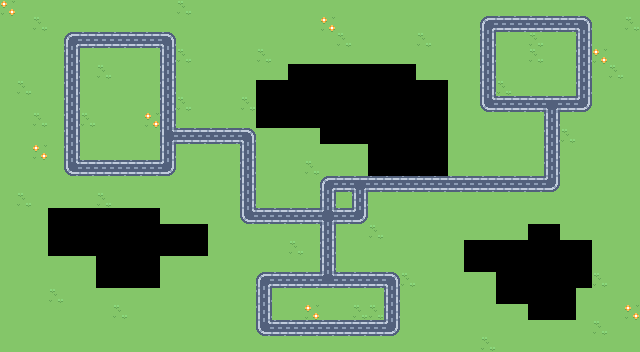

Below is a game level as drawn by its tile map, then a one-line description and the .tmx that defines it (tile-layer data replaced by summaries):
An orthogonal 40x22 tile map with 16x16 px tiles, 2 tile layers (Background, Roads) and 203 objects (146x Pond, 50x Building, 5x Tree, 2x Vehicle).

<map version="1.10" tiledversion="1.11.1" orientation="orthogonal" renderorder="right-down" width="40" height="22" tilewidth="16" tileheight="16" infinite="0" nextlayerid="8" nextobjectid="219">
 <tileset firstgid="1" source="tilemap_packed.tsx" />
 <layer id="1" name="Background" width="40" height="22">
  <data>[880 cells, 751 non-empty, 3 distinct tile ids]</data>
 </layer>
 <layer id="3" name="Roads" width="40" height="22">
  <data>[880 cells, 113 non-empty, 10 distinct tile ids]</data>
 </layer>
 <objectgroup id="6" name="Ponds">
  <object id="71" name="Water" type="Pond" gid="21" x="144" y="224" width="16" height="16" />
  <object id="72" name="Water" type="Pond" gid="20" x="64" y="224" width="16" height="16" />
  <object id="73" name="Water" type="Pond" gid="20" x="128" y="224" width="16" height="16" />
  <object id="74" name="Water" type="Pond" gid="20" x="112" y="224" width="16" height="16" />
  <object id="75" name="Water" type="Pond" gid="20" x="112" y="224" width="16" height="16" />
  <object id="76" name="Water" type="Pond" gid="20" x="96" y="224" width="16" height="16" />
  <object id="77" name="Water" type="Pond" gid="20" x="80" y="224" width="16" height="16" />
  <object id="79" name="Water" type="Pond" gid="19" x="48" y="224" width="16" height="16" />
  <object id="80" name="Water" type="Pond" gid="37" x="48" y="240" width="16" height="16" />
  <object id="81" name="Water" type="Pond" gid="55" x="48" y="256" width="16" height="16" />
  <object id="82" name="Water" type="Pond" gid="56" x="64" y="256" width="16" height="16" />
  <object id="83" name="Water" type="Pond" gid="56" x="80" y="256" width="16" height="16" />
  <object id="84" name="Water" type="Pond" gid="93" x="96" y="256" width="16" height="16" />
  <object id="85" name="Water" type="Pond" gid="37" x="96" y="272" width="16" height="16" />
  <object id="86" name="Water" type="Pond" gid="55" x="96" y="288" width="16" height="16" />
  <object id="87" name="Water" type="Pond" gid="56" x="112" y="288" width="16" height="16" />
  <object id="88" name="Water" type="Pond" gid="56" x="128" y="288" width="16" height="16" />
  <object id="89" name="Water" type="Pond" gid="57" x="144" y="288" width="16" height="16" />
  <object id="90" name="Water" type="Pond" gid="39" x="144" y="272" width="16" height="16" />
  <object id="91" name="Water" type="Pond" gid="93" x="144" y="256" width="16" height="16" />
  <object id="92" name="Water" type="Pond" gid="94" x="96" y="256" width="16" height="16" />
  <object id="93" name="Water" type="Pond" gid="56" x="160" y="256" width="16" height="16" />
  <object id="94" name="Water" type="Pond" gid="56" x="176" y="256" width="16" height="16" />
  <object id="95" name="Water" type="Pond" gid="57" x="192" y="256" width="16" height="16" />
  <object id="96" name="Water" type="Pond" gid="21" x="192" y="240" width="16" height="16" />
  <object id="97" name="Water" type="Pond" gid="20" x="176" y="240" width="16" height="16" />
  <object id="98" name="Water" type="Pond" gid="20" x="160" y="240" width="16" height="16" />
  <object id="99" name="Water" type="Pond" gid="92" x="144" y="240" width="16" height="16" />
  <object id="100" name="Water" type="Pond" gid="38" x="128" y="256" width="16" height="16" />
  <object id="101" name="Water" type="Pond" gid="38" x="112" y="256" width="16" height="16" />
  <object id="102" name="Water" type="Pond" gid="38" x="112" y="272" width="16" height="16" />
  <object id="103" name="Water" type="Pond" gid="38" x="128" y="272" width="16" height="16" />
  <object id="104" name="Water" type="Pond" gid="38" x="128" y="240" width="16" height="16" />
  <object id="105" name="Water" type="Pond" gid="38" x="112" y="240" width="16" height="16" />
  <object id="106" name="Water" type="Pond" gid="38" x="96" y="240" width="16" height="16" />
  <object id="107" name="Water" type="Pond" gid="38" x="80" y="240" width="16" height="16" />
  <object id="108" name="Water" type="Pond" gid="38" x="64" y="240" width="16" height="16" />
  <object id="109" name="Water" type="Pond" gid="19" x="288" y="80" width="16" height="16" />
  <object id="110" name="Water" type="Pond" gid="91" x="288" y="96" width="16" height="16" />
  <object id="111" name="Water" type="Pond" gid="20" x="272" y="96" width="16" height="16" />
  <object id="112" name="Water" type="Pond" gid="19" x="368" y="96" width="16" height="16" />
  <object id="113" name="Water" type="Pond" gid="37" x="256" y="112" width="16" height="16" />
  <object id="114" name="Water" type="Pond" gid="55" x="256" y="128" width="16" height="16" />
  <object id="115" name="Water" type="Pond" gid="56" x="272" y="128" width="16" height="16" />
  <object id="116" name="Water" type="Pond" gid="56" x="288" y="128" width="16" height="16" />
  <object id="117" name="Water" type="Pond" gid="56" x="304" y="128" width="16" height="16" />
  <object id="118" name="Water" type="Pond" gid="94" x="320" y="128" width="16" height="16" />
  <object id="119" name="Water" type="Pond" gid="55" x="320" y="144" width="16" height="16" />
  <object id="120" name="Water" type="Pond" gid="56" x="336" y="144" width="16" height="16" />
  <object id="121" name="Water" type="Pond" gid="56" x="352" y="144" width="16" height="16" />
  <object id="122" name="Water" type="Pond" gid="94" x="368" y="144" width="16" height="16" />
  <object id="123" name="Water" type="Pond" gid="37" x="368" y="160" width="16" height="16" />
  <object id="124" name="Water" type="Pond" gid="55" x="368" y="176" width="16" height="16" />
  <object id="125" name="Water" type="Pond" gid="56" x="384" y="176" width="16" height="16" />
  <object id="126" name="Water" type="Pond" gid="56" x="400" y="176" width="16" height="16" />
  <object id="127" name="Water" type="Pond" gid="56" x="416" y="176" width="16" height="16" />
  <object id="128" name="Water" type="Pond" gid="57" x="432" y="176" width="16" height="16" />
  <object id="129" name="Water" type="Pond" gid="39" x="432" y="112" width="16" height="16" />
  <object id="130" name="Water" type="Pond" gid="39" x="432" y="128" width="16" height="16" />
  <object id="131" name="Water" type="Pond" gid="39" x="432" y="144" width="16" height="16" />
  <object id="132" name="Water" type="Pond" gid="39" x="432" y="144" width="16" height="16" />
  <object id="133" name="Water" type="Pond" gid="39" x="432" y="160" width="16" height="16" />
  <object id="134" name="Water" type="Pond" gid="21" x="432" y="96" width="16" height="16" />
  <object id="135" name="Water" type="Pond" gid="20" x="416" y="96" width="16" height="16" />
  <object id="136" name="Water" type="Pond" gid="92" x="400" y="96" width="16" height="16" />
  <object id="137" name="Water" type="Pond" gid="21" x="400" y="80" width="16" height="16" />
  <object id="138" name="Water" type="Pond" gid="20" x="384" y="80" width="16" height="16" />
  <object id="139" name="Water" type="Pond" gid="20" x="368" y="80" width="16" height="16" />
  <object id="140" name="Water" type="Pond" gid="20" x="352" y="80" width="16" height="16" />
  <object id="141" name="Water" type="Pond" gid="20" x="336" y="80" width="16" height="16" />
  <object id="142" name="Water" type="Pond" gid="20" x="336" y="80" width="16" height="16" />
  <object id="143" name="Water" type="Pond" gid="20" x="304" y="80" width="16" height="16" />
  <object id="144" name="Water" type="Pond" gid="20" x="320" y="80" width="16" height="16" />
  <object id="145" name="Water" type="Pond" gid="19" x="288" y="80" width="16" height="16" />
  <object id="146" name="Water" type="Pond" gid="38" x="304" y="112" width="16" height="16" />
  <object id="147" name="Water" type="Pond" gid="38" x="304" y="112" width="16" height="16" />
  </objectgroup>
 <objectgroup id="7" name="Buildings and trees">
  <!-- 57 objects omitted --></objectgroup>
</map>
<!-- 127 of 203 objects omitted -->
